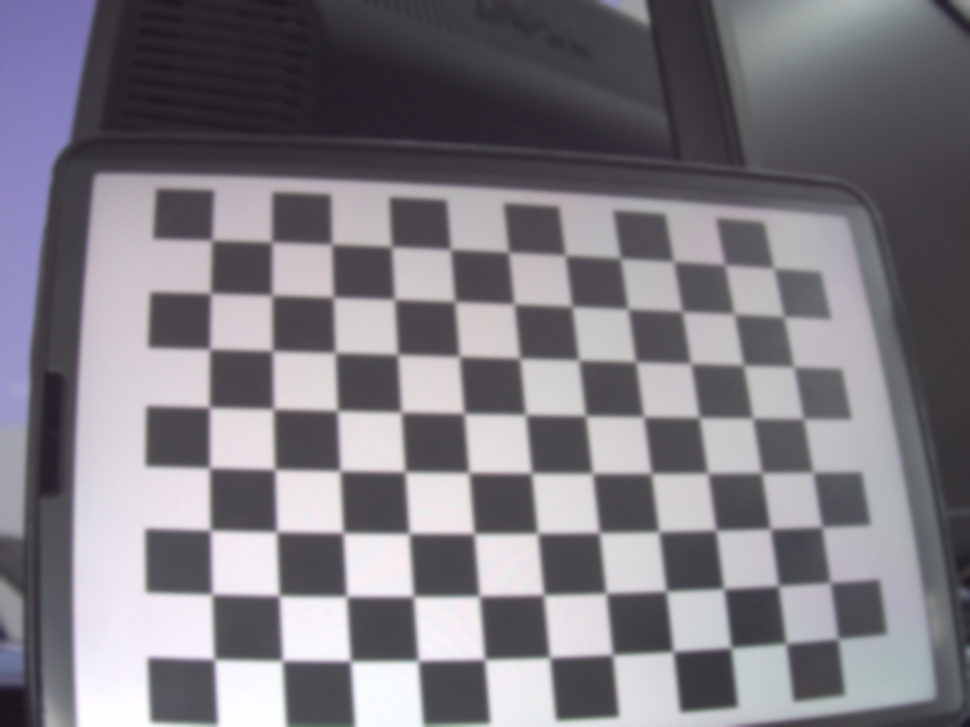
#> input picture Lab3_Group3/Images/clarity/blurred_10.png, 970 x 727 px, shrunk from 2592 x 1944 before the run; its folder holds only this picture in this run
$ python clarity.py
#> lines starting #> are read from the running program, lines starting #| are printed output that depends on the picture; long printed decimals are rounded
import numpy as np
import cv2 as cv
import glob
import matplotlib.pyplot as plt
from natsort import natsorted

# termination criteria
criteria = (cv.TERM_CRITERIA_EPS + cv.TERM_CRITERIA_MAX_ITER, 30, 0.001)

gird_rows = 8
gird_cols = 11

objp = np.zeros((gird_rows * gird_cols, 3), np.float32)
objp[:, :2] = np.mgrid[0:gird_cols, 0:gird_rows].T.reshape(-1, 2)

errors = []

# 读取不同清晰度的图像
images = natsorted(glob.glob('../Images/clarity/blurred_*.png'))

for fname in images:
    img = cv.imread(fname)
#> img is the input picture: shape (727, 970, 3); mean B, G, R 129.5, 122.6, 125.4
    gray = cv.cvtColor(img, cv.COLOR_BGR2GRAY)
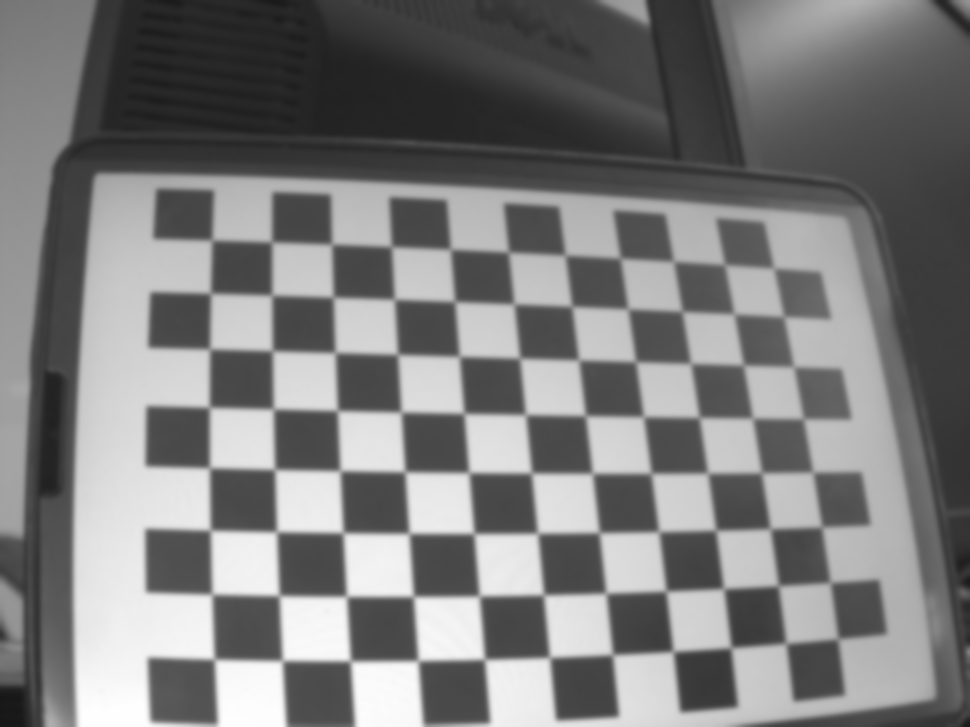
#> gray: shape (727, 970); min 23, max 254, mean 124.2
    # Find the chess board corners
    ret, corners = cv.findChessboardCorners(gray, (gird_cols, gird_rows), None)
#> ret = True; corners = 88 rows, first 8: [212, 240.5], [271.4, 242], [331.4, 244.6], [391, 247], [450.5, 249.5], [508.5, 252], [565.5, 255.5], [620, 258.5]

    if ret == True:
        objpoints = [objp]
        corners2 = cv.cornerSubPix(gray, corners, (11, 11), (-1, -1), criteria)
#> corners2 = 88 rows, first 8: [211.8, 240.1], [271.8, 242], [331.7, 244.2], [391.5, 246.7], [450.4, 249.3], [508.5, 252.2], [565.1, 255.2], [620.3, 258.2]
        imgpoints = [corners2]

        # Calibrate camera with the single image
        ret, mtx, dist, rvecs, tvecs = cv.calibrateCamera(objpoints, imgpoints, gray.shape[::-1], None, None)
#> ret = 0.0632; mtx = [[1357.2, 0, 471.6], [0, 1355.4, 371.4], [0, 0, 1]]; dist = [[-0.534, 0.0026, -0.00137, 0.0013, 1.06]]; rvecs = ([-0.455, -0.235, -0.0265],); tvecs = ([-4.24, -2.14, 21.59],)

        # Calculate total error
        imgpoints2, _ = cv.projectPoints(objp, rvecs[0], tvecs[0], mtx, dist)
#> imgpoints2 = 88 rows, first 8: [211.9, 240.2], [271.7, 242.1], [331.7, 244.2], [391.4, 246.7], [450.5, 249.3], [508.5, 252.1], [565.2, 255.1], [620.3, 258.2]
        error = cv.norm(corners2, imgpoints2, cv.NORM_L2) / len(imgpoints2)
#> error = 0.00674
        errors.append(error)
        print(f"Total error for {fname}: {error}")
#| Total error for ../Images/clarity/blurred_10.png: 0.006741
    else:
        print(f"Chessboard corners not found in image: {fname}")

# 提取图像编号
image_indices = [int(fname.split('_')[-1].split('.')[0]) for fname in images]

# Plot clarity vs total error
plt.figure()
plt.plot(image_indices, errors, marker='o')
plt.xlabel('Image Index (Clarity)')
plt.ylabel('Total Error')
plt.title('Clarity vs Total Error')
plt.grid(True)
plt.savefig('../Images/clarity/clarity_vs_error.png')
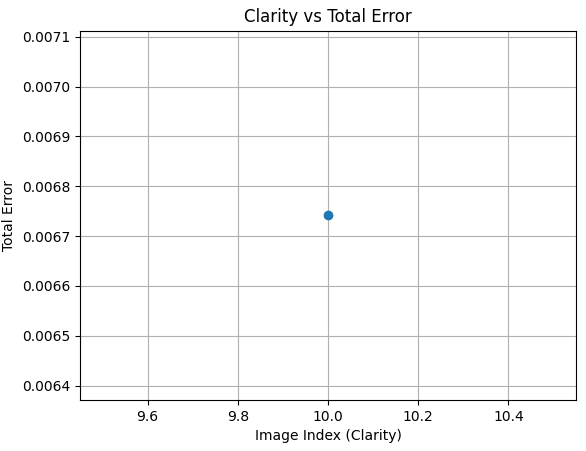
#> figure drawn by matplotlib, 1 panel
plt.show()
